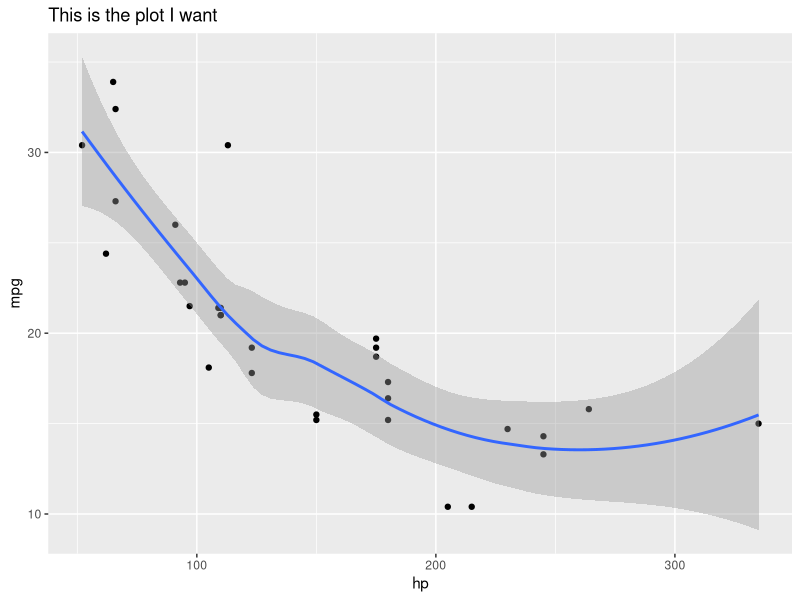

Here is the R script that generated this plot:
## ---- chunk 1
library(tidyverse)
## ---- chunk 2
mtcars |> 
  ggplot(mapping = aes(x = hp, 
                       y = mpg)) + 
  geom_point() + 
  geom_smooth() + 
  labs(title = "This is the plot I want")
